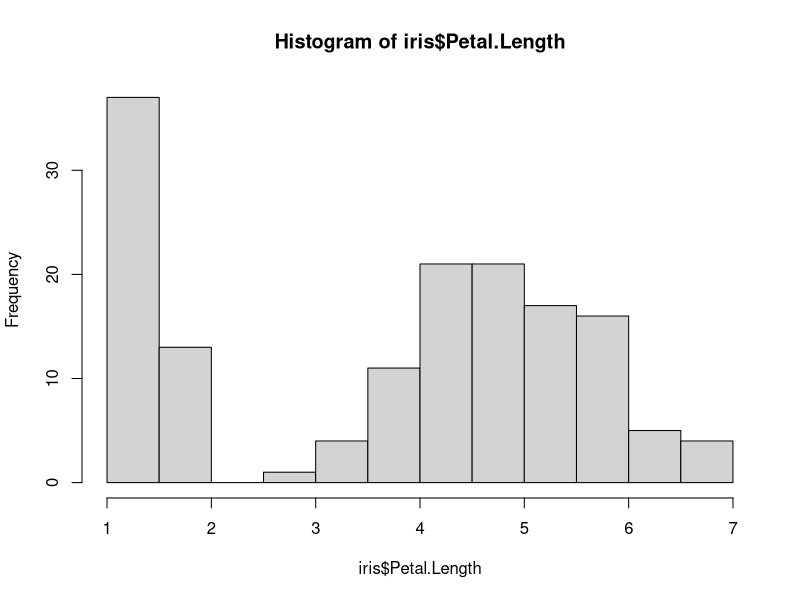
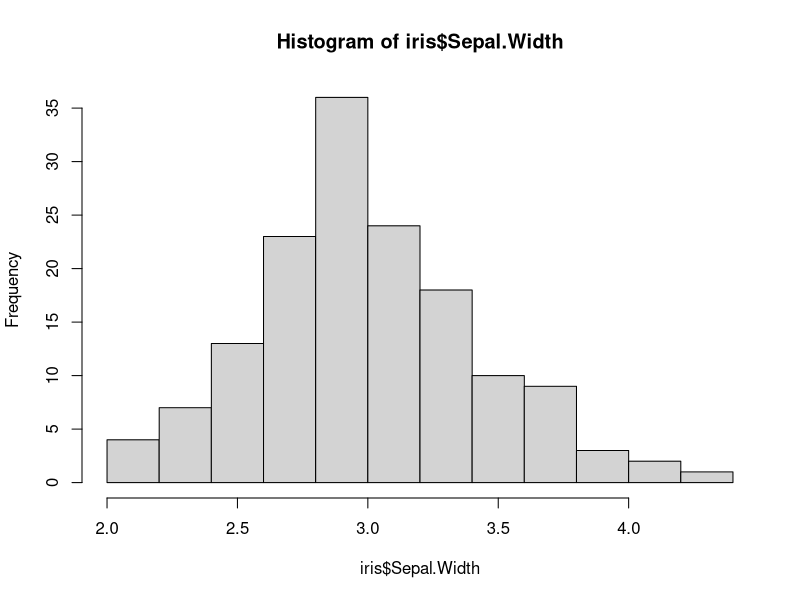
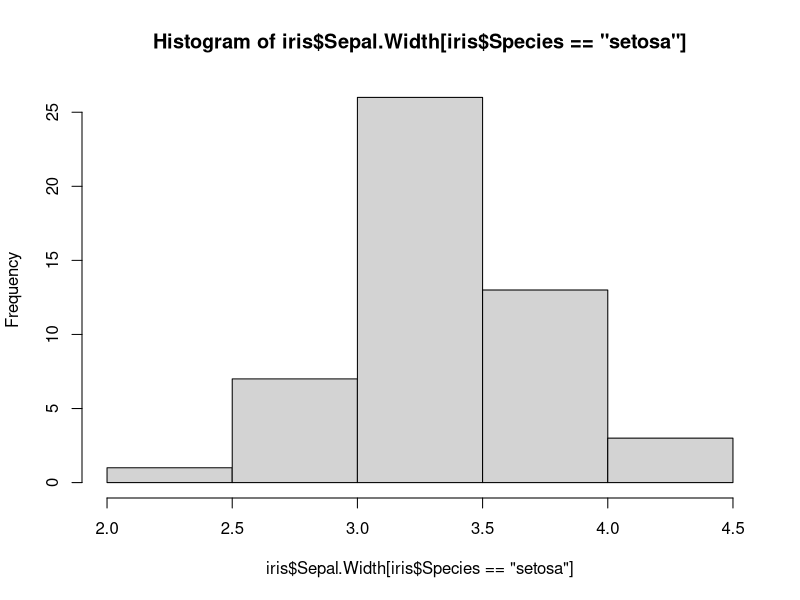
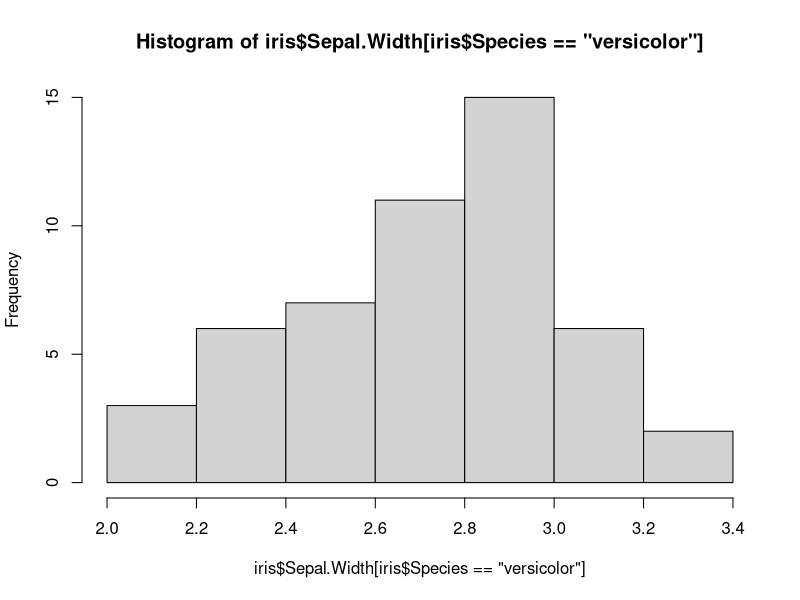
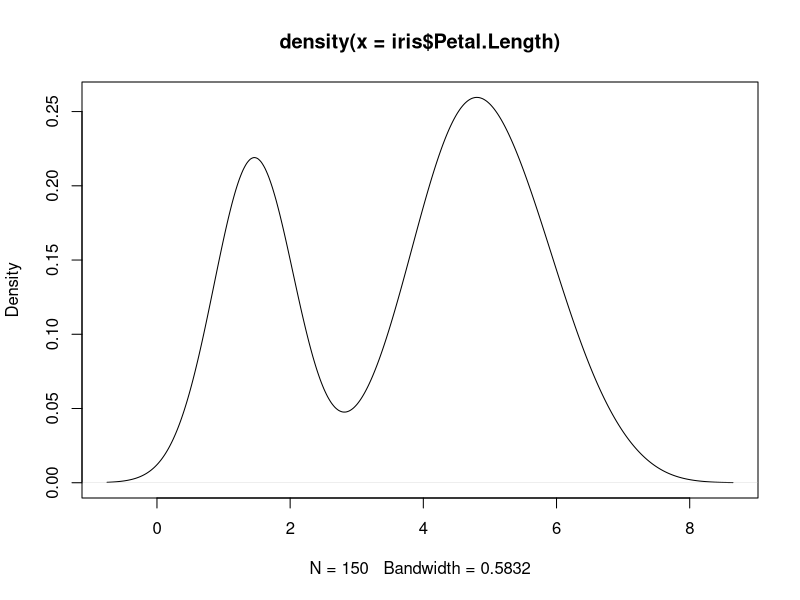
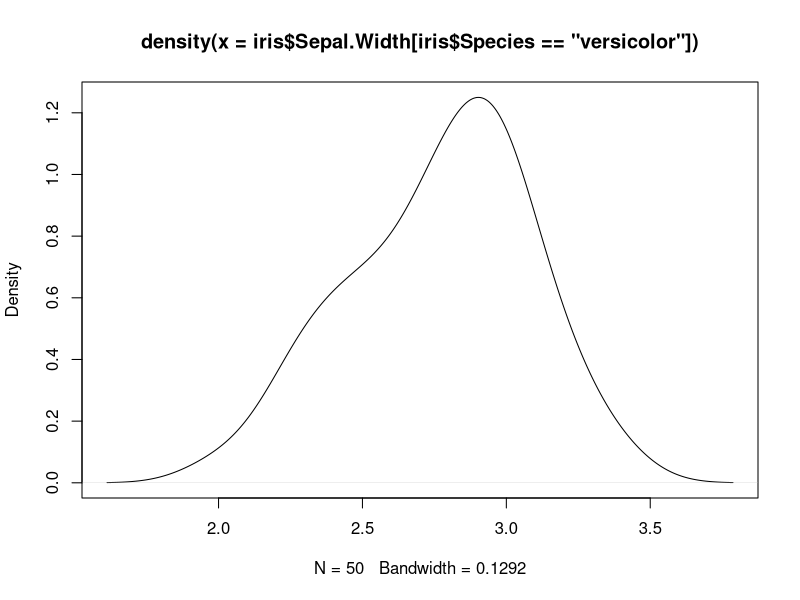

R code for these plots, in order:
hist(iris$Petal.Length) 
hist(iris$Sepal.Width) 
hist(iris$Sepal.Width[iris$Species=="setosa"])
hist(iris$Sepal.Width[iris$Species=="versicolor"]) 
d=density(iris$Petal.Length)  
plot(d) 
d=density(iris$Sepal.Width[iris$Species=="versicolor"]) 
plot(d) 
